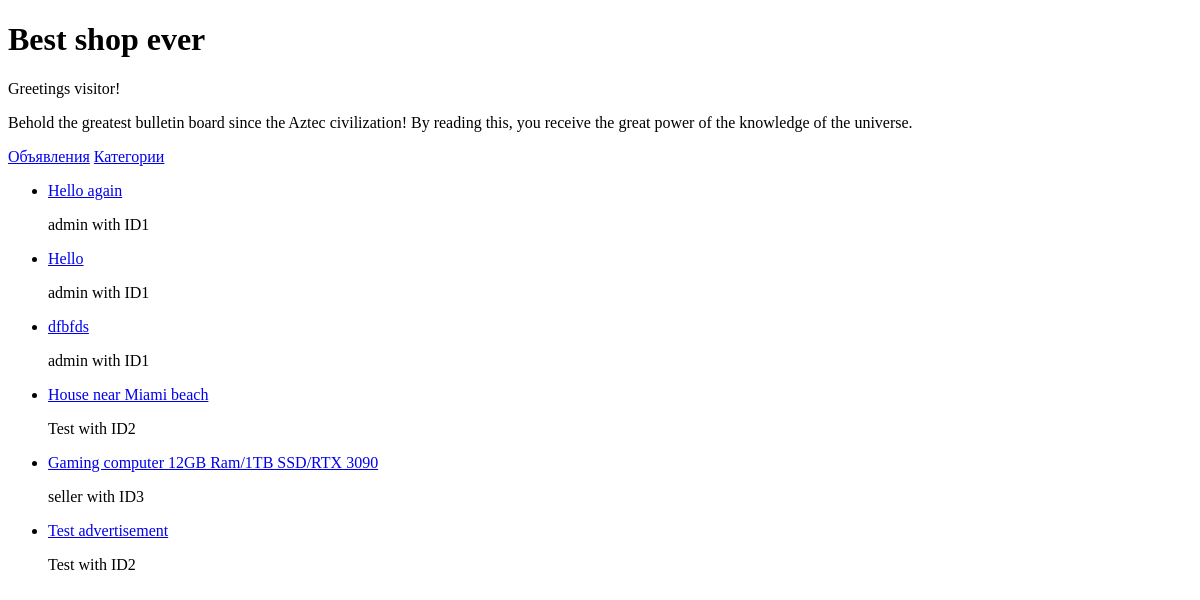
The app's page /, older data.
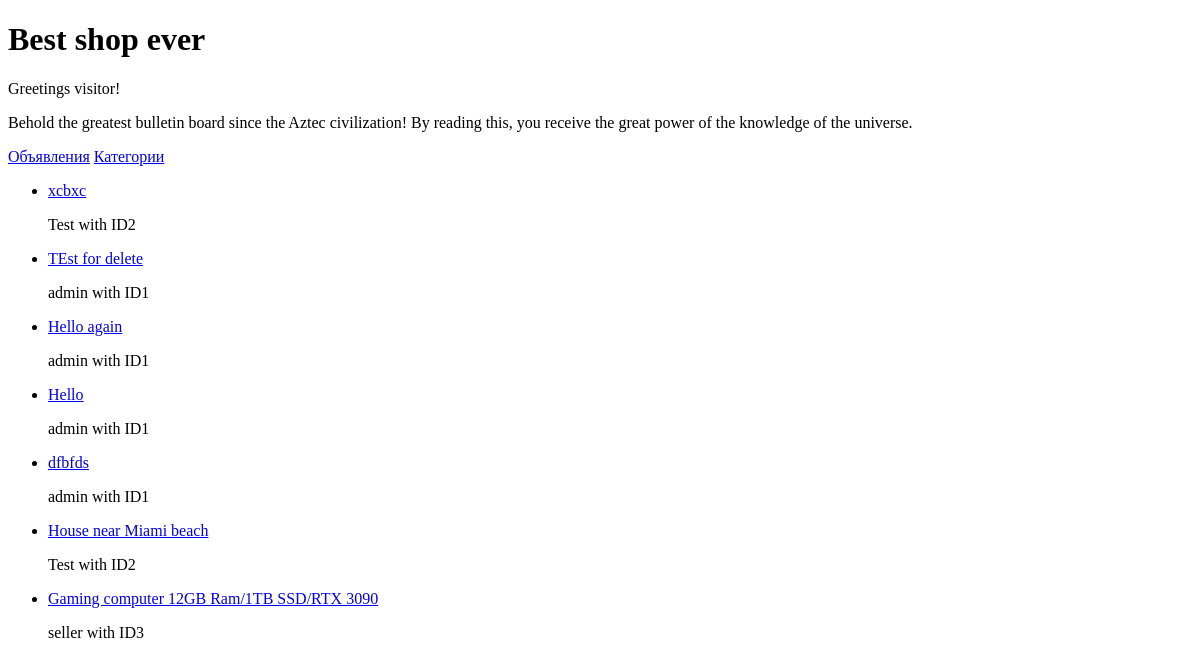
The same page, newer data.
### ads/models.py (models this page shows, shortened)
class Advertisement(models.Model):
    author = models.ForeignKey(CustomUser, on_delete=models.CASCADE, related_name='ads')
    title = models.CharField(max_length=150, blank=False)
    description = models.TextField(max_length=5000, blank=False)
    image = models.ImageField(upload_to=ad_image_path)
    date_pub = models.DateTimeField(auto_now_add=True)
    date_edit = models.DateTimeField(auto_now=True)
    category = models.ForeignKey(Category, on_delete=models.SET_DEFAULT, related_name='advertisements', default=default_category())

### bestclassified/models.py (models this page shows, shortened)
class CustomUser(AbstractUser):
    birth_date = models.DateField(blank=True, null=True)
    photo = models.ImageField(upload_to=user_profile_photo_path)
    telephone = PhoneField(blank=True)
    def __str__(self):
        return f"{self.username} with ID{self.id}"

### ads/views.py (the view)
# urls.py: re_path(r'^$', views.IndexView.as_view(), name='index'),
class IndexView(ListView):
    model = Advertisement
    template_name = 'ads/index.html'
    context_object_name = 'ads'
    queryset = Advertisement.objects.order_by('-date_pub')[:7]

### ads/templates/ads/index.html (shortened to what this page needs)
<!DOCTYPE html>
<html lang="en">
<head>
</head>
<body>
<h1>Best shop ever</h1>
<p>Greetings visitor!</p>
<p>Behold the greatest bulletin board since the Aztec civilization! By reading this, you receive the great power of the knowledge of the universe.</p>
<a href="{% url 'ads:recent_ads' %}">Объявления</a>
<a href="{% url 'ads:categories' %}">Категории</a>
{% if ads %}
<ul>
    {% for ad in ads %}
    <li>
        <a href="{% url 'ads:ad_show' ad.id %}">{{ ad.title }}</a>
        <p>{{ ad.author }}</p>
    </li>
    {% endfor %}
</ul>
{% endif %}
</body>
</html>

Row changes from the older to the newer data that the page shows:
no longer on this page (row unchanged): Advertisement: title "Test advertisement", author "Test with ID2"
added Advertisement: title "xcbxc", author "Test with ID2"
added Advertisement: title "TEst for delete", author "admin with ID1"
